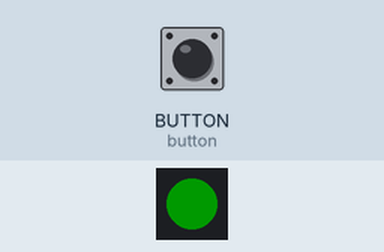
Bench run of a program on a simulated CircuitPython board. Shown: 1 RGB LEDs in strip order, left to right. The inputs (shaded band) are chosen by the test bench; at power-on: BUTTON (button) HIGH. Dim RGB values are drawn brighter than linear; USB keyboard and mouse output is not drawn; what the program prints to the serial console is not drawn.

Above: at 1.2 s.
1.3 s: BUTTON (button) pulled LOW for 3.2 s
At 2.4 s:
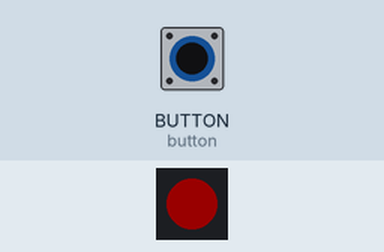
Timing chart, 0 to 6.3 s (numbered marks = the images above; inputs shaded):
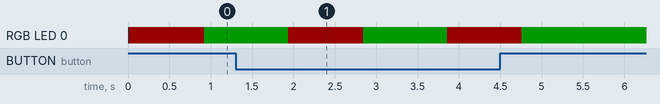

Measured:
- after the input at 1.3 s, RGB LED 0: alternates RGB(25, 0, 0) for 0.90 s and RGB(0, 25, 0) for 1.0 s, 4 changes in all, then stays RGB(0, 25, 0), starting after 0.64 s

The program:

code.py
```python
# Example HID Injection Opens the infamous youtube video on Windows.
import board
import digitalio
import time
import random
import usb_hid
import neopixel
from adafruit_hid.keyboard import Keyboard
from adafruit_hid.keyboard_layout_us import KeyboardLayoutUS
from adafruit_hid.keycode import Keycode
from adafruit_hid.mouse import Mouse
kbd = Keyboard(usb_hid.devices)
m = Mouse(usb_hid.devices)
layout = KeyboardLayoutUS(kbd)
keyboard = Keyboard(usb_hid.devices)
keyboard_layout = KeyboardLayoutUS(keyboard)

# Set up the button
button = digitalio.DigitalInOut(board.BUTTON)
button.direction = digitalio.Direction.INPUT
button.pull = digitalio.Pull.UP  # Button is active LOW

# Set up the NeoPixel LED
pixel = neopixel.NeoPixel(board.NEOPIXEL, 1)

# Set up the mouse
kbd = Keyboard(usb_hid.devices)

# Colors
RED = (25, 0, 0)
GREEN = (0, 25, 0)
OFF = (0, 0, 0)

print("Firin Mah Lazor")

while True:
    # Main loop: Red LED, wait for button press
    pixel[0] = RED

    kbd.press(Keycode.GUI, Keycode.R)
    kbd.release_all()
    time.sleep(0.2)
    layout.write('https://www.youtube.com/watch?v=dQw4w9WgXcQ\n')

    # Button pressed - turn LED green and debounce
    pixel[0] = GREEN
    time.sleep(1.0)  # 1 second debounce

    # Wait for button press
    while button.value:  # Button not pressed (active LOW)
        time.sleep(0.01)
```
